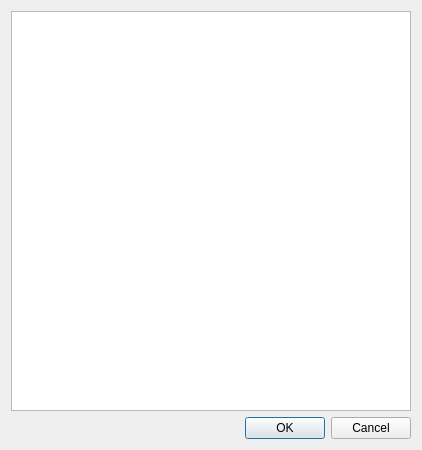
<?xml version="1.0" encoding="UTF-8"?>
<ui version="4.0">
 <class>DialogPixel</class>
 <widget class="QDialog" name="DialogPixel">
  <property name="geometry">
   <rect>
    <x>0</x>
    <y>0</y>
    <width>418</width>
    <height>449</height>
   </rect>
  </property>
  <property name="windowTitle">
   <string>Image</string>
  </property>
  <layout class="QVBoxLayout" name="verticalLayout">
   <item>
    <widget class="QGraphicsView" name="_myGV">
     <property name="minimumSize">
      <size>
       <width>400</width>
       <height>400</height>
      </size>
     </property>
    </widget>
   </item>
   <item>
    <widget class="QDialogButtonBox" name="buttonBox">
     <property name="orientation">
      <enum>Qt::Horizontal</enum>
     </property>
     <property name="standardButtons">
      <set>QDialogButtonBox::Cancel|QDialogButtonBox::Ok</set>
     </property>
    </widget>
   </item>
  </layout>
 </widget>
 <resources/>
 <connections>
  <connection>
   <sender>buttonBox</sender>
   <signal>accepted()</signal>
   <receiver>DialogPixel</receiver>
   <slot>accept()</slot>
   <hints>
    <hint type="sourcelabel">
     <x>248</x>
     <y>254</y>
    </hint>
    <hint type="destinationlabel">
     <x>157</x>
     <y>274</y>
    </hint>
   </hints>
  </connection>
  <connection>
   <sender>buttonBox</sender>
   <signal>rejected()</signal>
   <receiver>DialogPixel</receiver>
   <slot>reject()</slot>
   <hints>
    <hint type="sourcelabel">
     <x>316</x>
     <y>260</y>
    </hint>
    <hint type="destinationlabel">
     <x>286</x>
     <y>274</y>
    </hint>
   </hints>
  </connection>
 </connections>
</ui>
